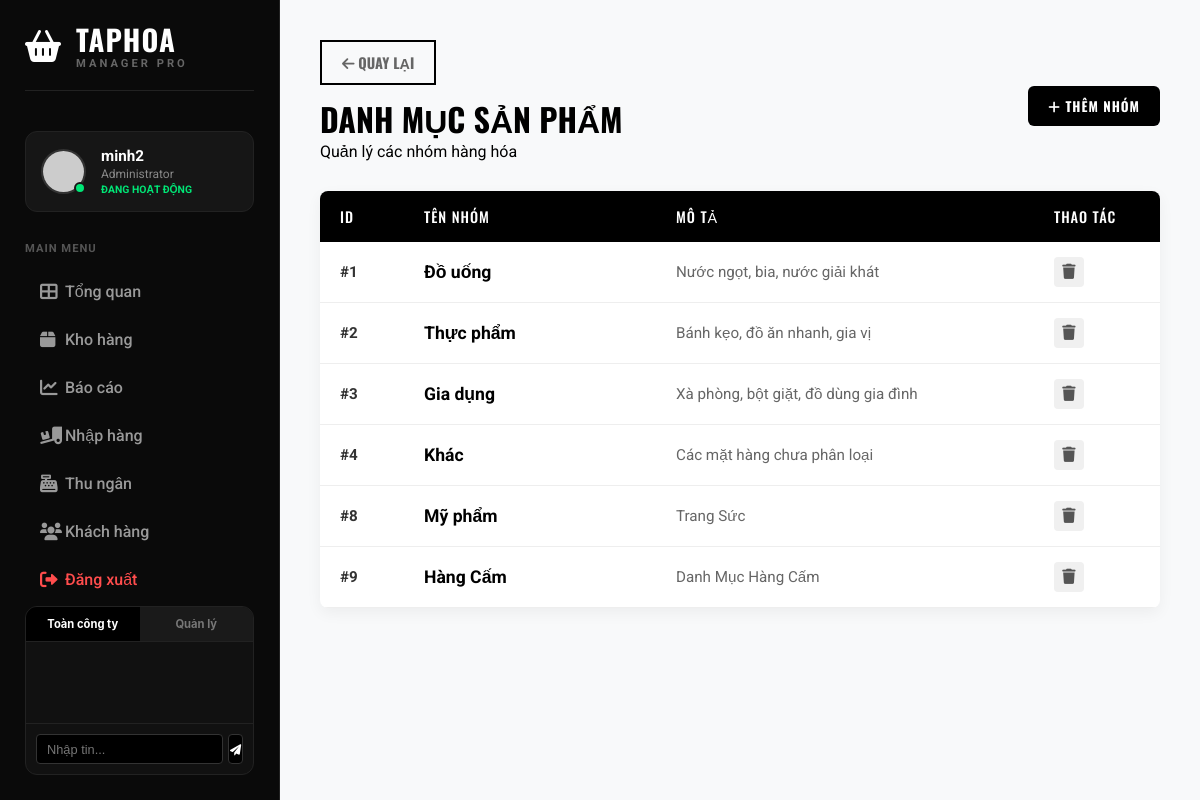
The page /index.php?action=category_list (signed in) on the database its author committed.
### tables this page shows
CREATE TABLE `categories` (
  `id` int(11) NOT NULL,
  `name` varchar(100) NOT NULL,
  `description` text DEFAULT NULL,
  `created_at` timestamp NOT NULL DEFAULT current_timestamp()
);

### controllers/CategoryController.php (called while the page is built, shortened)
<?php
require_once '../models/Category.php';
class CategoryController {
    private $categoryModel;
    public function __construct() {
        $database = new Database();
        $this->db = $database->getConnection();
        $this->categoryModel = new Category($this->db);
    }
    public function list() {
        $stmt = $this->categoryModel->readAll();
        $categories = $stmt->fetchAll(PDO::FETCH_ASSOC);
        require_once '../views/categories/list.php';
    }
}
?>

### config/Database.php (called while the page is built, shortened)
<?php
class Database {
    private $host = "localhost";
    private $db_name = "taphoa_db";
    private $username = "root";
    private $password = "";
    public function getConnection() {
        $this->conn = null;
        try {
            $this->conn = new PDO("mysql:host=" . $this->host . ";dbname=" . $this->db_name, $this->username, $this->password);
            $this->conn->exec("set names utf8");
            $this->conn->setAttribute(PDO::ATTR_ERRMODE, PDO::ERRMODE_EXCEPTION);
        } catch(PDOException $exception) {
            echo "Lỗi kết nối: " . $exception->getMessage();
        }
        return $this->conn;
    }
}
?>

### models/Category.php (called while the page is built, shortened)
<?php
class Category {
    private $conn;
    private $table = 'categories';
    public function __construct($db) {
        $this->conn = $db;
    }
    public function readAll() {
        $query = "SELECT * FROM " . $this->table . " ORDER BY id ASC";
        $stmt = $this->conn->prepare($query);
        $stmt->execute();
        return $stmt;
    }
}
?>

### views/categories/list.php (the view, shortened to what this page needs)
<!DOCTYPE html>
<html lang="vi">
<head>
    <link rel="stylesheet" href="css/style.css">
    <link rel="stylesheet" href="https://cdnjs.cloudflare.com/ajax/libs/font-awesome/6.0.0/css/all.min.css">
</head>
<body>
    <div class="dashboard-container">
        <?php include '../views/partials/sidebar.php'; ?>
        <main class="main-content">
            <div class="list-header">
                <div>
                    <a href="javascript:history.back()" class="back-btn" style="display:inline-block; margin-bottom:10px; color:#666; text-decoration:none; font-weight:bold;"><i class="fas fa-arrow-left"></i> Quay lại</a>
                    <h1>DANH MỤC SẢN PHẨM</h1>
                    <p>Quản lý các nhóm hàng hóa</p>
                </div>
                <button onclick="openModal()" class="btn-black" style="width: auto; padding: 10px 20px;">
                    <i class="fas fa-plus"></i> THÊM NHÓM
                </button>
            </div>
            <div class="table-container">
                <table class="nike-table">
                    <thead>
                        <tr>
                            <th style="width: 10%;">ID</th>
                            <th style="width: 30%;">TÊN NHÓM</th>
                            <th>MÔ TẢ</th>
                            <th style="width: 15%;">THAO TÁC</th>
                        </tr>
                    </thead>
                    <tbody>
                        <?php if(count($categories) > 0): ?>
                            <?php foreach($categories as $row): ?>
                            <tr>
                                <td style="font-weight:bold">#<?php echo $row['id']; ?></td>
                                <td style="font-weight:bold; color:#000; font-size: 1.1rem;">
                                    <?php echo $row['name']; ?>
                                </td>
                                <td style="color:#666"><?php echo $row['description']; ?></td>
                                <td>
                                    <a href="index.php?action=category_delete&id=<?php echo $row['id']; ?>"
                                       class="action-btn delete"
                                       onclick="return confirm('Bạn có chắc muốn xóa nhóm: <?php echo $row['name']; ?>?');">
                                        <i class="fas fa-trash"></i>
                                    </a>
                                </td>
                            </tr>
                            <?php endforeach; ?>
                        <?php else: ?>
                            <tr><td colspan="4" style="text-align:center; padding:20px;">Chưa có danh mục nào.</td></tr>
                        <?php endif; ?>
                    </tbody>
                </table>
            </div>
        </main>
    </div>
</body>
</html>

### public/css/style.css (style rules this page uses)
* { margin: 0; padding: 0; box-sizing: border-box; }
body { font-family: 'Roboto', sans-serif; height: 100vh; display: flex; overflow: hidden; }
.btn-black { width: 100%; padding: 18px; background-color: #000; color: #fff; border: none; font-weight: 700; text-transform: uppercase; cursor: pointer; font-family: 'Oswald', sans-serif; letter-spacing: 1px; margin-top: 10px; transition: background 0.3s; }
.dashboard-container { display: flex; height: 100vh; background-color: #f4f4f4; width: 100%; }
.main-content { margin-left: 280px; flex: 1; padding: 40px; background-color: #f8f9fa; }
.main-content { flex: 1; padding: 40px; overflow-y: auto; }
.main-content h1 { font-family: 'Oswald', sans-serif; font-size: 3rem; text-transform: uppercase; }
.back-btn { text-decoration: none; color: #000; font-weight: 700; font-family: 'Oswald', sans-serif; border: 2px solid #000; padding: 10px 20px; transition: all 0.3s; text-transform: uppercase; font-size: 0.9rem; display: flex; align-items: center; gap: 10px; }
.list-header { display: flex; justify-content: space-between; align-items: center; margin-bottom: 30px; }
.list-header h1 { font-family: 'Oswald', sans-serif; text-transform: uppercase; font-size: 2rem; margin: 0; }
.table-container { background: #fff; border-radius: 8px; box-shadow: 0 5px 15px rgba(0, 0, 0, 0.05); overflow: hidden; }
.nike-table { width: 100%; border-collapse: collapse; font-family: 'Roboto', sans-serif; }
.nike-table thead { background-color: #000; color: #fff; }
.nike-table th { padding: 15px 20px; text-align: left; font-family: 'Oswald', sans-serif; font-weight: 500; letter-spacing: 1px; font-size: 0.9rem; text-transform: uppercase; }
.nike-table td { padding: 15px 20px; border-bottom: 1px solid #eee; color: #333; font-size: 0.95rem; vertical-align: middle; }
.action-btn { display: inline-block; width: 30px; height: 30px; line-height: 30px; text-align: center; border-radius: 4px; color: #555; transition: all 0.2s; margin-right: 5px; background: #f0f0f0; }
.btn-black { border-radius: 6px; padding: 12px 30px; }

### rows shown on the page
categories: id "1", name "Đồ uống", description "Nước ngọt, bia, nước giải khát"
categories: id "2", name "Thực phẩm", description "Bánh kẹo, đồ ăn nhanh, gia vị"
categories: id "3", name "Gia dụng", description "Xà phòng, bột giặt, đồ dùng gia đình"
categories: id "4", name "Khác", description "Các mặt hàng chưa phân loại"
categories: id "8", name "Mỹ phẩm", description "Trang Sức"
categories: id "9", name "Hàng Cấm", description "Danh Mục Hàng Cấm"

### other values the page prints
$username "minh2"
$userRole "Administrator"
$chatDeptName "Quản lý"
